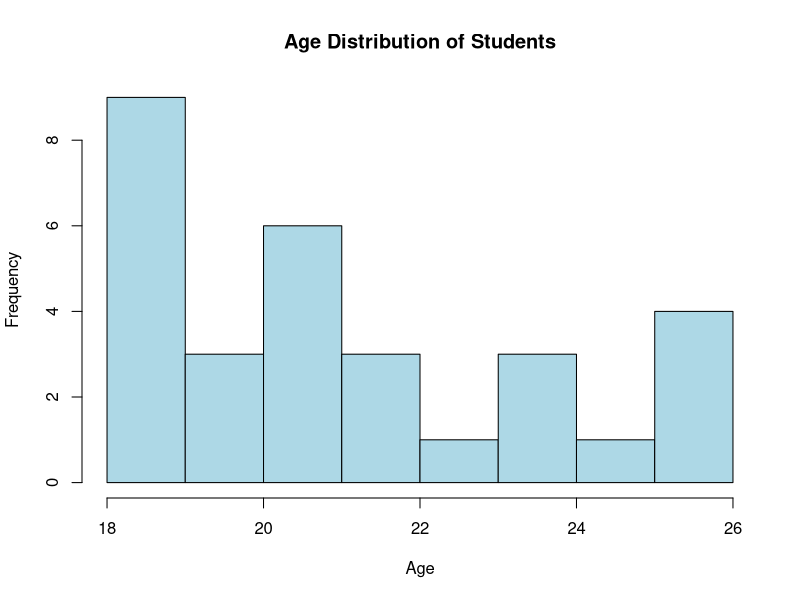
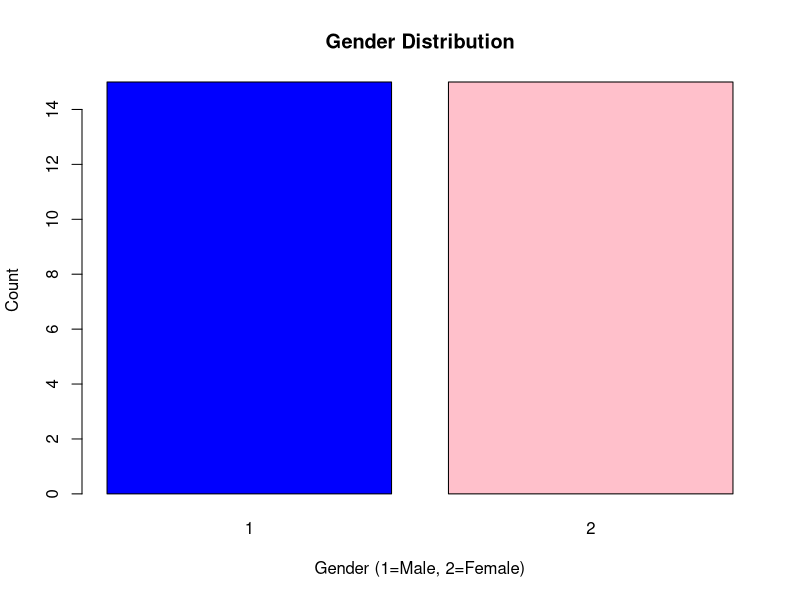
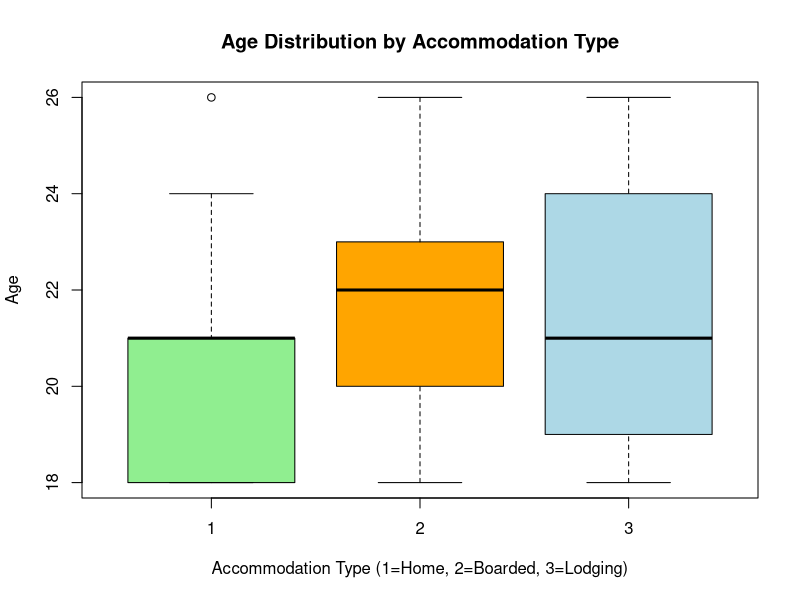

Write R code to recreate these figures, in order.
setwd("C:\\Users\\FixHome\\Desktop\\IT24102205")

student_data <- read.csv("Exercise.csv", header = TRUE)
View(student_data)
summary(student_data$X1)

hist(student_data$X1, 
     main = "Age Distribution of Students", 
     xlab = "Age", 
     col = "lightblue")

gender_table <- table(student_data$X2)
gender_table

barplot(gender_table, 
        main = "Gender Distribution", 
        xlab = "Gender (1=Male, 2=Female)", 
        ylab = "Count",
        col = c("blue", "pink"))

boxplot(X1 ~ X3, 
        data = student_data, 
        main = "Age Distribution by Accommodation Type",
        xlab = "Accommodation Type (1=Home, 2=Boarded, 3=Lodging)",
        ylab = "Age",
        col = c("lightgreen", "orange", "lightblue"))
